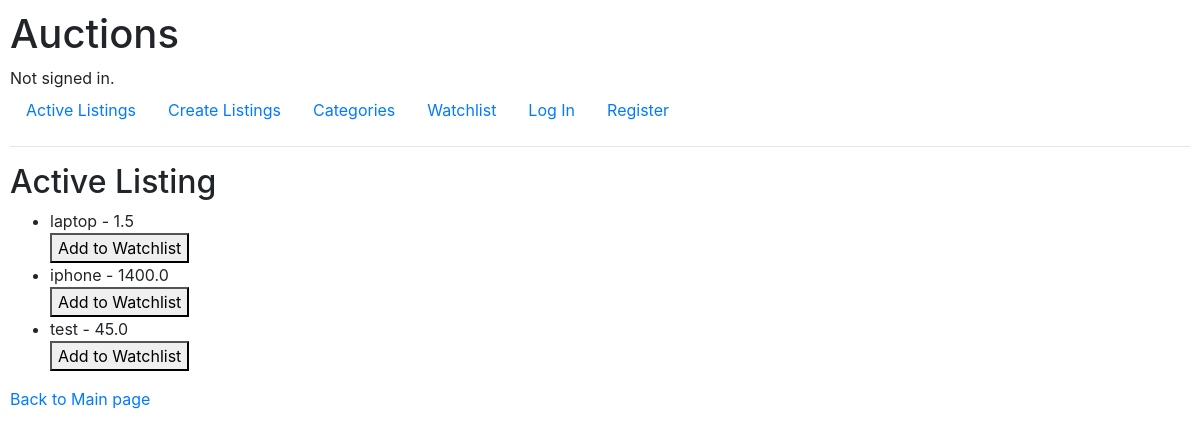
The app's page /active_listing/ with its own data.
### auctions/models.py (models this page shows)
class Listing(models.Model):
    title = models.CharField(max_length=64, unique= True)
    text_description = models.CharField(max_length=255)
    price = models.FloatField()
    inActive = models.BooleanField(default=True)
    owner = models.ForeignKey(User, on_delete=models.CASCADE, blank=True, null=True, related_name="user")
    category = models.ForeignKey(Category, on_delete=models.CASCADE, blank=True,null=True, related_name="category")
    image_url = models.URLField(blank=True, null=True)

### auctions/views.py (the view)
# urls.py: path('active_listing/', views.active_listing, name='active_listing'),
def active_listing(request):
    listings = Listing.objects.all()
    return render(request, "auctions/active_listing.html", {'listings': listings})

### auctions/templates/auctions/active_listing.html (shortened to what this page needs)
{% extends "auctions/layout.html" %}
{% block body %}
    <h2>Active Listing</h2>
    <ul>
        {% for listing in listings %}
            <li>{{ listing.title }} - {{listing.price}}
                <form method="POST" action="{% url 'add_to_watchlist' listing.id %}">
                    <button type="submit">Add to Watchlist</button>
                </form>
            </li>
        {% empty %}
            <li>No Listings available.</li>
        {% endfor %}
    </ul>
    <a href="{% url 'index' %}">Back to Main page</a>
{% endblock %}

### auctions/static/auctions/styles.css (style rules this page uses)
body { padding: 10px; }

### records on screen
Listing: title "laptop", price "1.5"
Listing: title "iphone", price "1400.0"
Listing: title "test", price "45.0"
